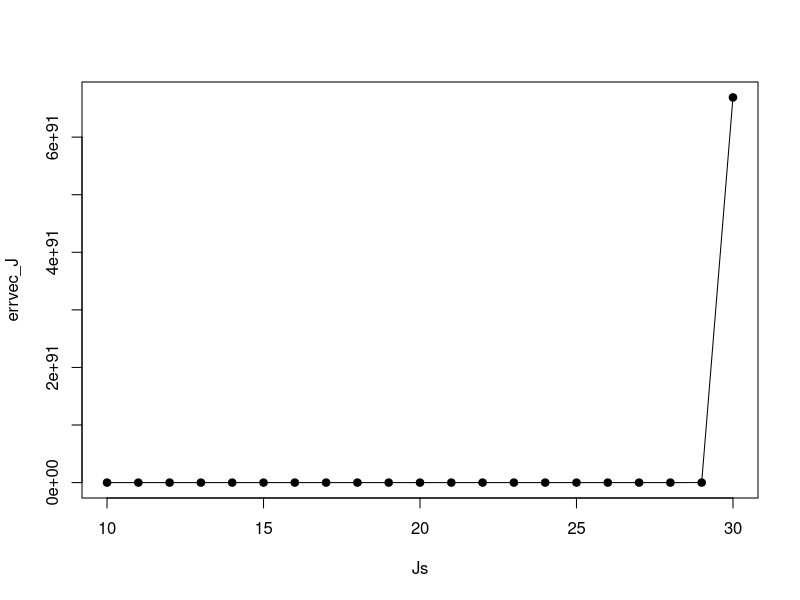
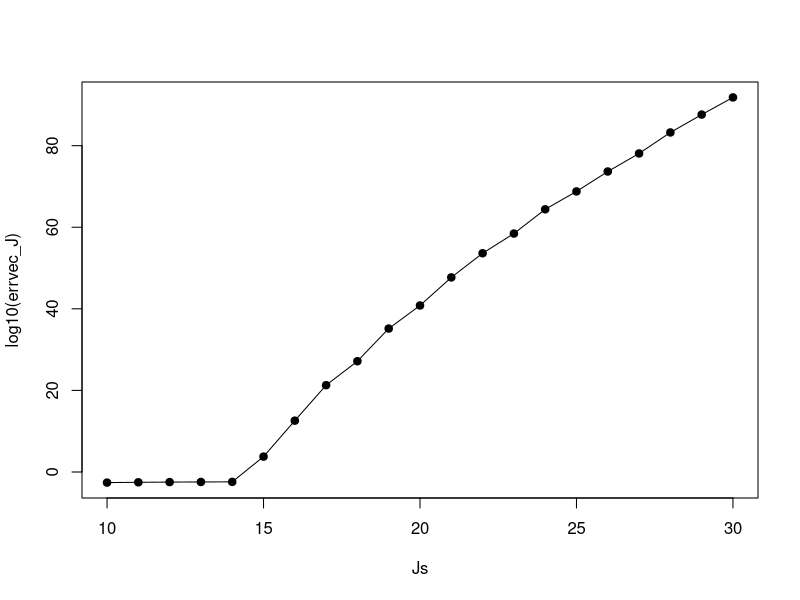

The R source for these figures, in order:
# FTCS Example for canonical heat equation
# u_t = u_xx
# u(0,x) = lambda(x)
# u(t,x_L) = alpha(t)
# u(t,x_R) = beta(t)
#
# where we assume that x_L = 0, x_R = pi
# lambda(x) = sin(x)
# alpha(t) = 0, beta(t) = 0
#
#
# can show analytically that the solution to the above problem is
# u(x,t) = e^(-t)sin(x)
#
# implement the FTCS method and compare to the analytic (true) solution
xL <- 0
xR <- pi
T <- 3

N <- 100
Jmin <- 10
Jmax <- 30
Js <- Jmin:Jmax
errvec_J <- vector(mode = 'numeric', length = Jmax - Jmin + 1)

for (J in Js) {
  
  dt <- T/N
  dx <- (xR - xL)/J
  v <- dt/(dx^2)
  
  # We define U on the interior of the space domain
  Uint <- matrix(0, nrow = (J - 1), ncol = (N + 1))
  
  # We add the initial condition at time t=0
  for (i in 1:(J - 1)) {
    Uint[i, 1] <- sin(i*dx)
  }
  
  aa <- v
  bb <- 1 - 2*v
  cc <- v
  J2 <- J - 1
  
  # Create the tridiagonal matrix tridiag(aa,bb,cc)
  # Note that the A here is the (I-vA) in the notes
  A <- matrix(nrow = J2, ncol = J2, data = 0)
  diag(A) <- bb
  A[cbind(1:(J2 - 1), 2:J2)] <- cc
  A[cbind(2:J2, 1:(J2 - 1))] <- aa
  
  ## Apply the FTCS
  for (n in 1:N){
    Uint[,n + 1] <- A %*% Uint[,n]
  }
  
  # We add the boundary conditions at x_L and x_R
  C <- rbind(0, Uint, 0)
  
  # Plot the approximate solution
  t <- seq(0, T, by = dt)
  x <- seq(xL, xR, by = dx)
  
  # Construct the true solution
  N <- length(t)
  J3 <- length(x)
  C_true <- matrix(nrow = J3, ncol = N, data = 0)
  
  for (n in 1:N){
    for (j in 1:J){
      C_true[j, n] <- exp(-t[n])*sin(x[j])
    }
  }
  
  # Calculate the maximum error
  errvec_J[J - Jmin + 1] <- max(abs(C - C_true))
}

plot(errvec_J ~ Js, type = 'o', pch = 19)
plot(log10(errvec_J) ~ Js, type = 'o', pch = 19)
